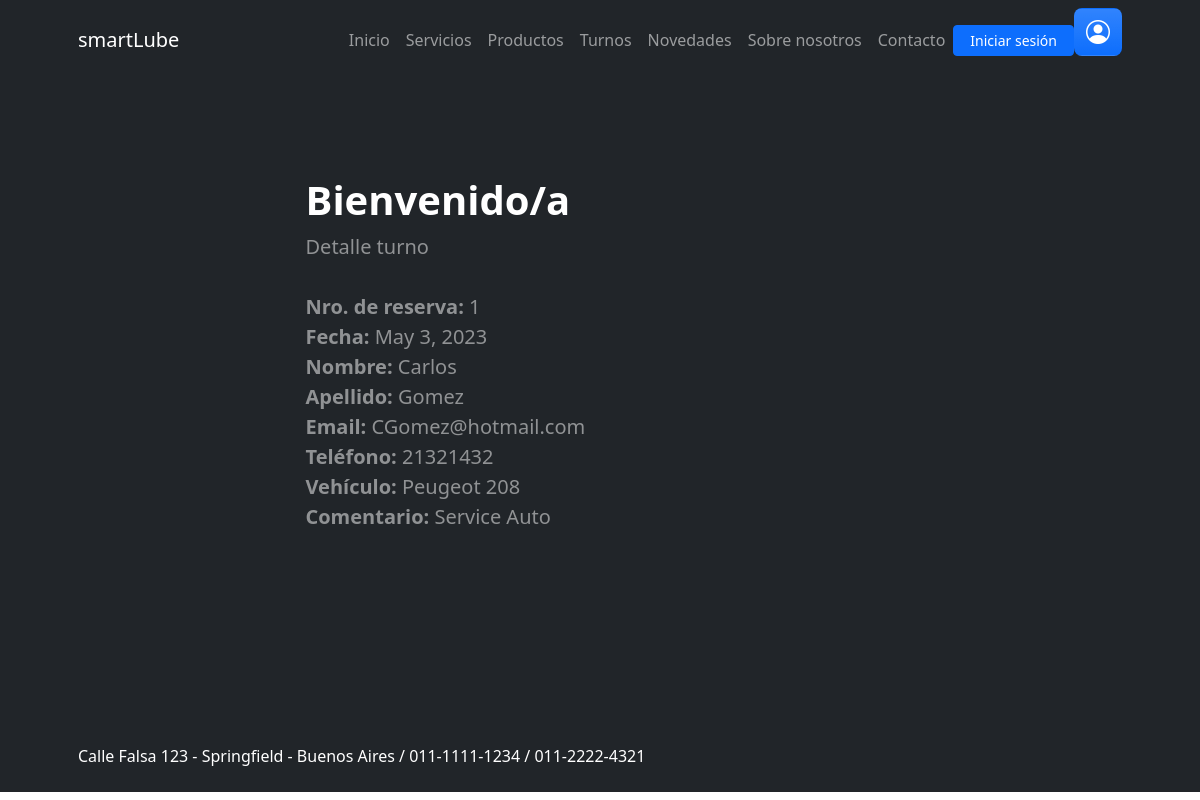
Page /registro_autos/detalleturno/1 on the committed database.
### registro_autos/models.py (models this page shows, shortened)
class Turno(models.Model):
    fecha = models.DateField()
    nombre = models.CharField(max_length=50)
    apellido = models.CharField(max_length=50)
    email = models.EmailField(max_length=254)
    telefono = models.IntegerField()
    vehiculo = models.CharField(max_length=50)
    comentario = models.CharField(max_length=50)

### registro_autos/views.py (the view)
# urls.py: path('detalleturno/<pk>', DetalleTurno.as_view(), name="detalleturno"),
class DetalleTurno(DetailView):
    model = Turno
    template_name = 'userTurnoDetail.html'
    context_object_name = 'turno'

### registro_autos/templates/userTurnoDetail.html
{% extends 'marco.html' %}
{% load static %}
{% block contenidoQueCambia %}
            <header class="bg-dark py-5" style="height: 80vh; margin: 0;">
                <div class="container px-5">
                    <div class="row gx-5 align-items-center justify-content-center">
                        <div class="col-lg-8 col-xl-7 col-xxl-6">
                            <div class="my-5 text-center text-xl-start">
                                <h1 class="display-6 fw-bolder text-white mb-2">Bienvenido/a</h1>
                                <p class="lead fw-normal text-white-50 mb-4">Detalle turno<br><br>
                                <strong>Nro. de reserva:</strong> {{ turno.id }}<br>
                                <strong>Fecha:</strong> {{ turno.fecha }}<br>
                                <strong>Nombre:</strong> {{ turno.nombre }}<br>
                                <strong>Apellido:</strong> {{ turno.apellido }}<br>
                                <strong>Email:</strong> {{ turno.email }}<br>
                                <strong>Teléfono:</strong> {{ turno.telefono }}<br>
                                <strong>Vehículo:</strong> {{ turno.vehiculo }}<br>
                                <strong>Comentario:</strong> {{ turno.comentario }}<br>
                            </div>
                        </div>
                    </div>
                </div>
            </header>
{% endblock contenidoQueCambia %}

### rows in the picture
Turno: id "1", fecha "May 3, 2023", nombre "Carlos", apellido "Gomez", email "CGomez@hotmail.com", telefono "21321432", vehiculo "Peugeot 208", comentario "Service Auto"
